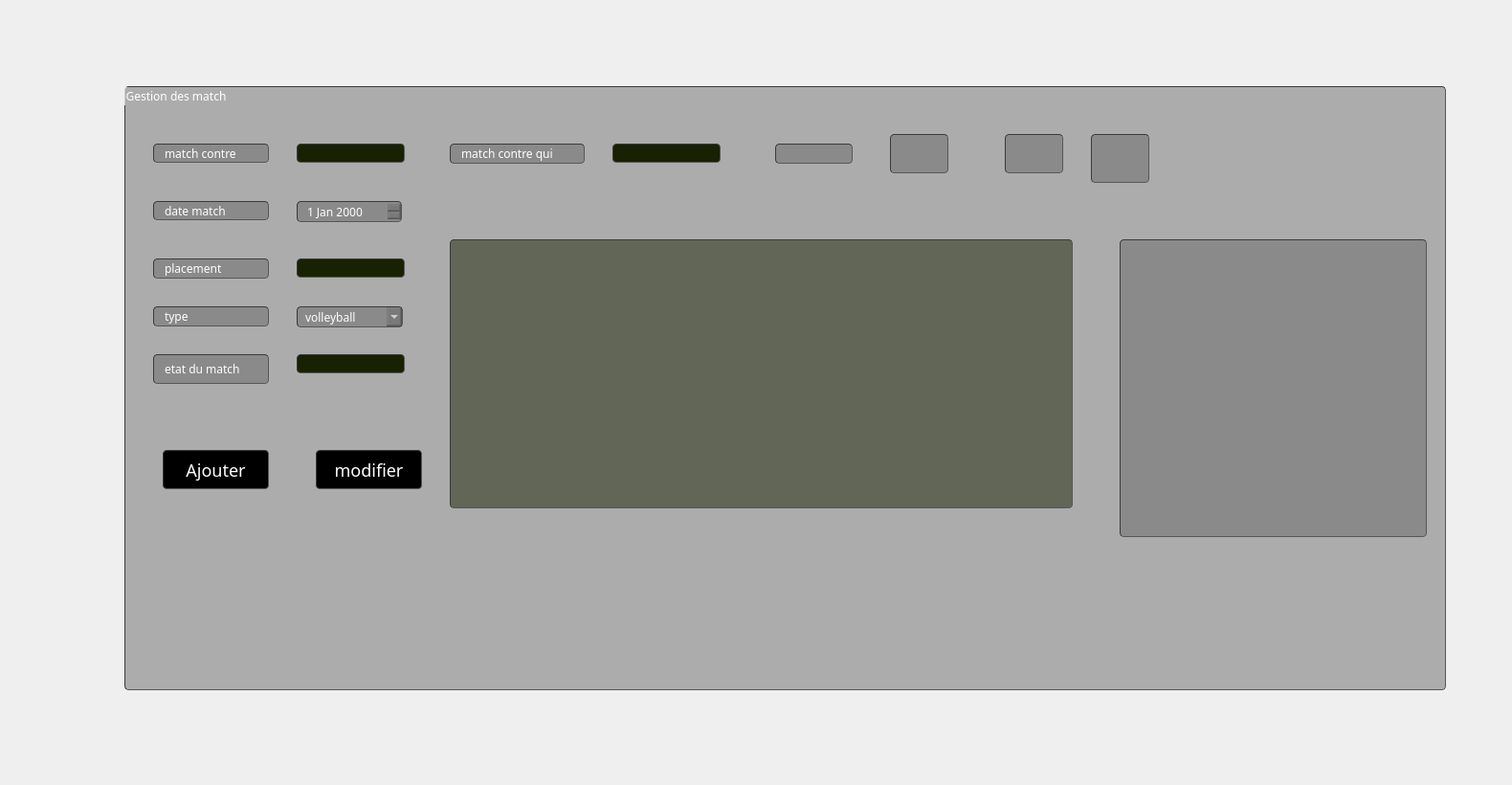
     <widget class="QWidget" name="tab_12">
      <attribute name="title">
       <string>Gestion des match</string>
      </attribute>
      <widget class="QGroupBox" name="groupBox_10">
       <property name="geometry">
        <rect>
         <x>130</x>
         <y>90</y>
         <width>1381</width>
         <height>631</height>
        </rect>
       </property>
       <property name="styleSheet">
        <string notr="true">border-width: 1px; border-radius: 4px;
	border-color: rgb(58, 58, 58);
	border-style: inset;
	padding: 0 8px;
	color: rgb(255, 255, 255);
	
background-color:rgba(105, 105, 105,0.5);
	selection-background-color:#ffffff;
	selection-color:#ffffff;
font: 75 8pt &quot;MS Shell Dlg 2&quot;;
font-family: century gothic;</string>
       </property>
       <property name="title">
        <string>Gestion des match</string>
       </property>
       <widget class="QLabel" name="label_57">
        <property name="geometry">
         <rect>
          <x>30</x>
          <y>60</y>
          <width>121</width>
          <height>20</height>
         </rect>
        </property>
        <property name="text">
         <string>match contre</string>
        </property>
       </widget>
       <widget class="QLabel" name="label_67">
        <property name="geometry">
         <rect>
          <x>340</x>
          <y>60</y>
          <width>141</width>
          <height>21</height>
         </rect>
        </property>
        <property name="text">
         <string>match contre qui</string>
        </property>
       </widget>
       <widget class="QTableView" name="tabmatch">
        <property name="geometry">
         <rect>
          <x>340</x>
          <y>160</y>
          <width>651</width>
          <height>281</height>
         </rect>
        </property>
        <property name="styleSheet">
         <string notr="true">QTableView {
background: rgba(255, 255, 255,0.5);
background-color: rgba(24, 33, 2,0.5);
}
QTableView QTableCornerButton::section
{
     background: rgb(114, 124, 127);
}
QTableView::item:focus

{
    color:black;
}
QTableView::item:selected
{
    color:black;
     background: rgba(0, 0, 0, 50%);
}
QHeaderView::section
{

     background:black;
}</string>
        </property>
       </widget>
       <widget class="QLineEdit" name="lineEdit_ctqui">
        <property name="geometry">
         <rect>
          <x>180</x>
          <y>60</y>
          <width>113</width>
          <height>20</height>
         </rect>
        </property>
        <property name="styleSheet">
         <string notr="true">border-width: 1px; border-radius: 4px;
	border-color: rgb(58, 58, 58);
	border-style: inset;
	padding: 0 8px;
	color: rgb(255, 255, 255);
	
background-color: rgb(24, 33, 2);
	selection-background-color:#ffffff;
	selection-color:#ffffff</string>
        </property>
       </widget>
       <widget class="QPushButton" name="pb_supprimer">
        <property name="geometry">
         <rect>
          <x>680</x>
          <y>60</y>
          <width>81</width>
          <height>21</height>
         </rect>
        </property>
        <property name="styleSheet">
         <string notr="true">image: url(:/img/img/delete.png)</string>
        </property>
        <property name="text">
         <string/>
        </property>
       </widget>
       <widget class="QLineEdit" name="lineEdit_placement">
        <property name="geometry">
         <rect>
          <x>180</x>
          <y>180</y>
          <width>113</width>
          <height>20</height>
         </rect>
        </property>
        <property name="styleSheet">
         <string notr="true">border-width: 1px; border-radius: 4px;
	border-color: rgb(58, 58, 58);
	border-style: inset;
	padding: 0 8px;
	color: rgb(255, 255, 255);
	
background-color: rgb(24, 33, 2);
	selection-background-color:#ffffff;
	selection-color:#ffffff</string>
        </property>
       </widget>
       <widget class="QPushButton" name="pb_ajouter">
        <property name="geometry">
         <rect>
          <x>40</x>
          <y>380</y>
          <width>111</width>
          <height>41</height>
         </rect>
        </property>
        <property name="styleSheet">
         <string notr="true">background-color:rgb(0, 0, 0);
border-radius: 4px;
	border-color: rgb(58, 58, 58);
	border-style: inset;
font-family: century gothic;
font-size: 18px;
color: rgb(255, 255, 255);</string>
        </property>
        <property name="text">
         <string>Ajouter</string>
        </property>
       </widget>
       <widget class="QLabel" name="label_68">
        <property name="geometry">
         <rect>
          <x>30</x>
          <y>230</y>
          <width>121</width>
          <height>21</height>
         </rect>
        </property>
        <property name="text">
         <string>type</string>
        </property>
       </widget>
       <widget class="QLabel" name="label_69">
        <property name="geometry">
         <rect>
          <x>30</x>
          <y>180</y>
          <width>121</width>
          <height>21</height>
         </rect>
        </property>
        <property name="text">
         <string>placement</string>
        </property>
       </widget>
       <widget class="QLabel" name="label_70">
        <property name="geometry">
         <rect>
          <x>30</x>
          <y>120</y>
          <width>121</width>
          <height>20</height>
         </rect>
        </property>
        <property name="text">
         <string>date match</string>
        </property>
       </widget>
       <widget class="QLineEdit" name="lineEdit_supctr">
        <property name="geometry">
         <rect>
          <x>510</x>
          <y>60</y>
          <width>113</width>
          <height>20</height>
         </rect>
        </property>
        <property name="styleSheet">
         <string notr="true">border-width: 1px; border-radius: 4px;
	border-color: rgb(58, 58, 58);
	border-style: inset;
	padding: 0 8px;
	color: rgb(255, 255, 255);
	
background-color: rgb(24, 33, 2);
	selection-background-color:#ffffff;
	selection-color:#ffffff</string>
        </property>
       </widget>
       <widget class="QPushButton" name="pushButton_rech_match">
        <property name="geometry">
         <rect>
          <x>800</x>
          <y>50</y>
          <width>61</width>
          <height>41</height>
         </rect>
        </property>
        <property name="styleSheet">
         <string notr="true">image: url(:/img/img/rech.png)</string>
        </property>
        <property name="text">
         <string/>
        </property>
       </widget>
       <widget class="QPushButton" name="pushButton_tri_match">
        <property name="geometry">
         <rect>
          <x>920</x>
          <y>50</y>
          <width>61</width>
          <height>41</height>
         </rect>
        </property>
        <property name="styleSheet">
         <string notr="true">image: url(:/img/img/Trie.png)</string>
        </property>
        <property name="text">
         <string/>
        </property>
       </widget>
       <widget class="QLabel" name="label_78">
        <property name="geometry">
         <rect>
          <x>30</x>
          <y>280</y>
          <width>121</width>
          <height>31</height>
         </rect>
        </property>
        <property name="text">
         <string>etat du match </string>
        </property>
       </widget>
       <widget class="QLineEdit" name="lineEdit_etat">
        <property name="geometry">
         <rect>
          <x>180</x>
          <y>280</y>
          <width>113</width>
          <height>20</height>
         </rect>
        </property>
        <property name="styleSheet">
         <string notr="true">border-width: 1px; border-radius: 4px;
	border-color: rgb(58, 58, 58);
	border-style: inset;
	padding: 0 8px;
	color: rgb(255, 255, 255);
	
background-color: rgb(24, 33, 2);
	selection-background-color:#ffffff;
	selection-color:#ffffff</string>
        </property>
       </widget>
       <widget class="stat_anis" name="widget_anis" native="true">
        <property name="geometry">
         <rect>
          <x>1040</x>
          <y>160</y>
          <width>321</width>
          <height>311</height>
         </rect>
        </property>
       </widget>
       <widget class="QPushButton" name="pushButton_26">
        <property name="geometry">
         <rect>
          <x>1010</x>
          <y>50</y>
          <width>61</width>
          <height>51</height>
         </rect>
        </property>
        <property name="styleSheet">
         <string notr="true">image: url(:/img/img/pdf.png);</string>
        </property>
        <property name="text">
         <string/>
        </property>
       </widget>
       <widget class="QPushButton" name="pushButton_modifanis1">
        <property name="geometry">
         <rect>
          <x>200</x>
          <y>380</y>
          <width>111</width>
          <height>41</height>
         </rect>
        </property>
        <property name="styleSheet">
         <string notr="true">background-color:rgb(0, 0, 0);
border-radius: 4px;
	border-color: rgb(58, 58, 58);
	border-style: inset;
font-family: century gothic;
font-size: 18px;
color: rgb(255, 255, 255);</string>
        </property>
        <property name="text">
         <string>modifier</string>
        </property>
       </widget>
       <widget class="QDateEdit" name="dateEdit_2">
        <property name="geometry">
         <rect>
          <x>180</x>
          <y>120</y>
          <width>110</width>
          <height>22</height>
         </rect>
        </property>
       </widget>
       <widget class="QComboBox" name="comboBox">
        <property name="geometry">
         <rect>
          <x>180</x>
          <y>230</y>
          <width>111</width>
          <height>22</height>
         </rect>
        </property>
        <item>
         <property name="text">
          <string>volleyball</string>
         </property>
        </item>
        <item>
         <property name="text">
          <string>basketball</string>
         </property>
        </item>
        <item>
         <property name="text">
          <string>football</string>
         </property>
        </item>
        <item>
         <property name="text">
          <string>handball</string>
         </property>
        </item>
       </widget>
       <zorder>label_57</zorder>
       <zorder>label_67</zorder>
       <zorder>label_68</zorder>
       <zorder>label_69</zorder>
       <zorder>label_70</zorder>
       <zorder>tabmatch</zorder>
       <zorder>lineEdit_ctqui</zorder>
       <zorder>pb_supprimer</zorder>
       <zorder>lineEdit_placement</zorder>
       <zorder>pb_ajouter</zorder>
       <zorder>lineEdit_supctr</zorder>
       <zorder>pushButton_rech_match</zorder>
       <zorder>pushButton_tri_match</zorder>
       <zorder>label_78</zorder>
       <zorder>lineEdit_etat</zorder>
       <zorder>widget_anis</zorder>
       <zorder>pushButton_26</zorder>
       <zorder>pushButton_modifanis1</zorder>
       <zorder>dateEdit_2</zorder>
       <zorder>comboBox</zorder>
      </widget>
      <widget class="QLabel" name="label_71">
       <property name="geometry">
        <rect>
         <x>0</x>
         <y>0</y>
         <width>1571</width>
         <height>811</height>
        </rect>
       </property>
       <property name="styleSheet">
        <string notr="true">border-image: url(:/img/img/lagou.jpg);</string>
       </property>
       <property name="text">
        <string/>
       </property>
      </widget>
      <widget class="QLabel" name="label_80">
       <property name="geometry">
        <rect>
         <x>1270</x>
         <y>0</y>
         <width>291</width>
         <height>201</height>
        </rect>
       </property>
       <property name="styleSheet">
        <string notr="true">border-image: url(:/img/img/EST-logo2.png);</string>
       </property>
       <property name="text">
        <string/>
       </property>
      </widget>
      <zorder>label_71</zorder>
      <zorder>groupBox_10</zorder>
      <zorder>label_80</zorder>
     </widget>
